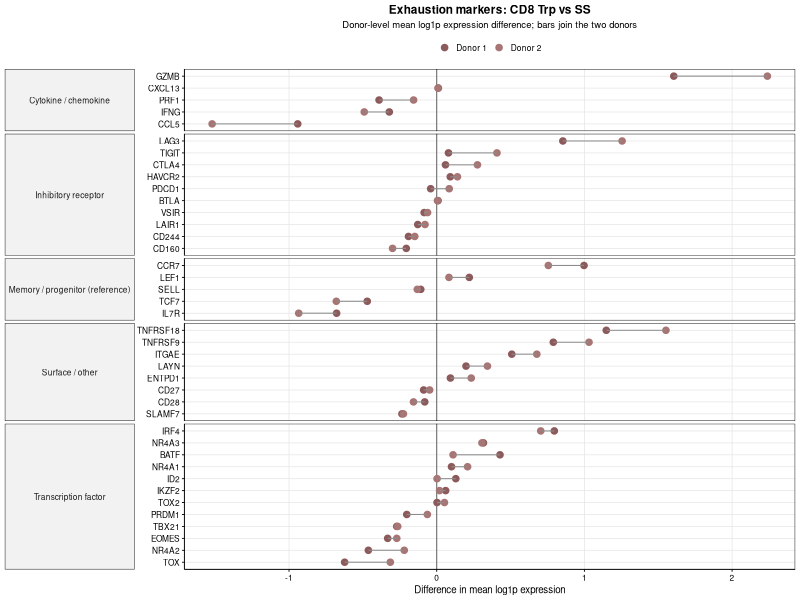
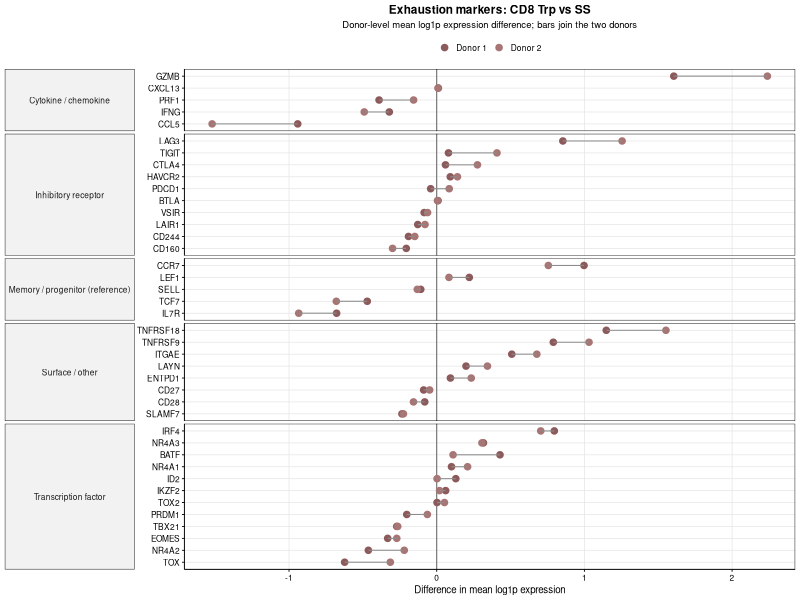
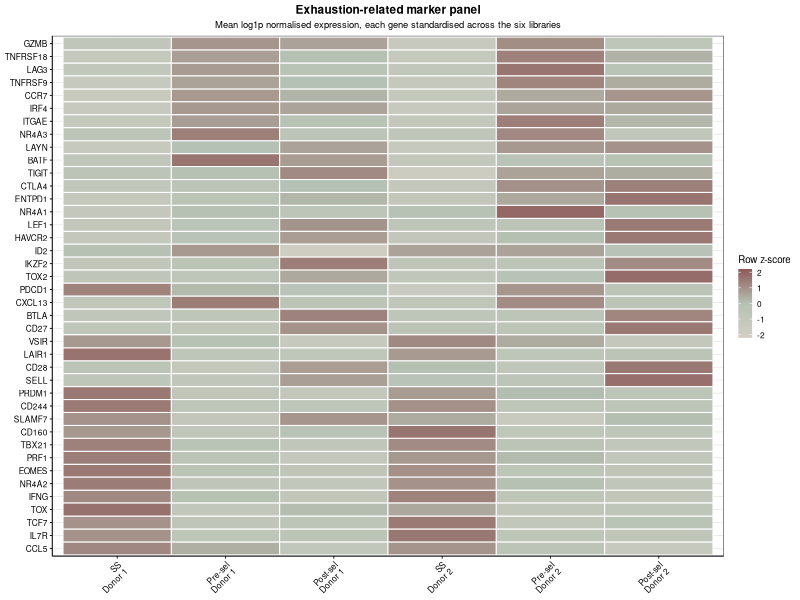
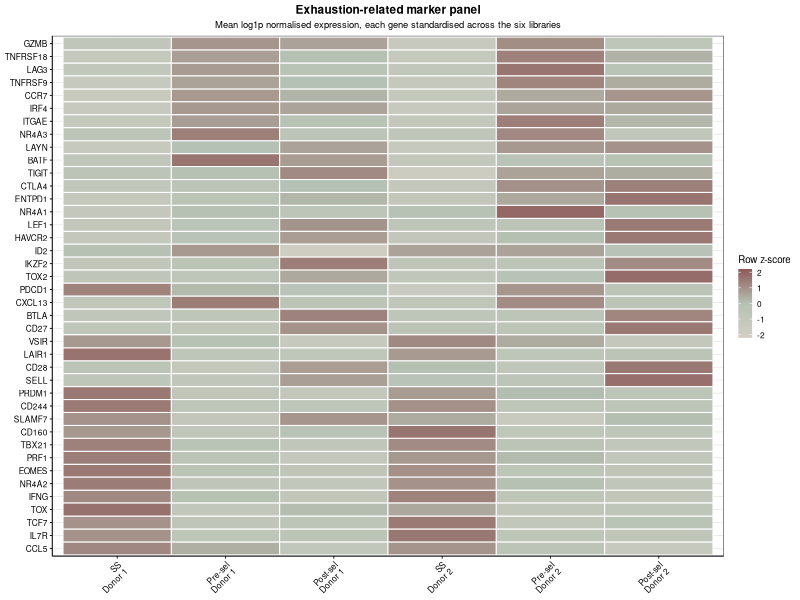
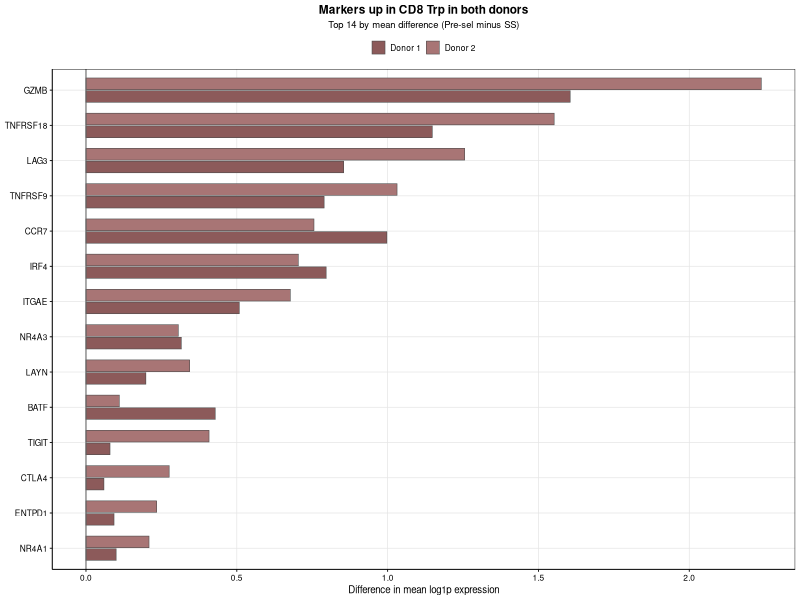
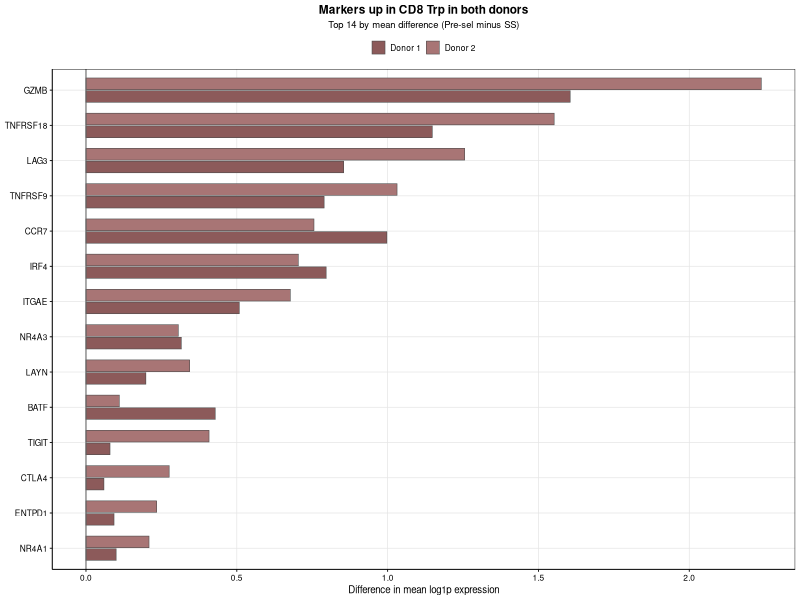

The R script that drew these images, in order:




suppressPackageStartupMessages({library(ggplot2); library(dplyr); library(tidyr); library(readr)})
setwd("DATA_ROOT")
OUT <- "figures/exhaustion"
group_colors <- c("E-DP"="#C8956B", "E-Trp"="#B05A5A", "H-Trp"="#6B8E9B")
sample_colors <- c("E-CD8DP-1"="#C8956B","E-CD8DP-2"="#D9AE8A","E-CD8Trp-1"="#B05A5A",
                   "E-CD8Trp-2"="#C27A7A","H-CD8Trp-1"="#6B8E9B","H-CD8Trp-2"="#8BA6B2")
RAMP <- c("#D4CFC5","#B5C1B4","#8C5A5A")
SAMP <- c("H-CD8Trp-1","E-CD8Trp-1","E-CD8DP-1","H-CD8Trp-2","E-CD8Trp-2","E-CD8DP-2")
theme_pub <- theme_minimal(base_size=7) +
  theme(plot.title=element_text(size=8.5,face="bold",hjust=.5,margin=margin(b=3)),
        plot.subtitle=element_text(size=6.8,hjust=.5),
        axis.title=element_text(size=7), axis.text=element_text(size=6,color="black"),
        axis.line=element_line(linewidth=.3,color="black"),
        axis.ticks=element_line(linewidth=.3,color="black"),
        legend.title=element_text(size=7), legend.text=element_text(size=6),
        legend.key.size=unit(.35,"cm"),
        panel.grid.major=element_line(linewidth=.25,color="grey90"), panel.grid.minor=element_blank(),
        panel.border=element_rect(linewidth=.3,fill=NA,color="black"))
theme_set(theme_pub)
save_panel <- function(p,name,w=5.0,h=4.4){ cairo_pdf(file.path(OUT,paste0(name,".pdf")),width=w,height=h); print(p); dev.off()
  ggsave(file.path(OUT,paste0(name,".png")),p,width=w,height=h,dpi=600); cat("  :",name,"\n") }

agg <- read_csv("results/exhaustion_marker_panel_donor_delta.csv", show_col_types=FALSE)
long <- read_csv("results/exhaustion_marker_panel_donor_expression.csv", show_col_types=FALSE)


dd <- agg %>% select(gene, category, d1, d2, mean_delta, up_both, down_both) %>%
  pivot_longer(c(d1,d2), names_to="donor", values_to="delta") %>%
  mutate(donor = recode(donor, d1="Donor 1", d2="Donor 2"),
         gene = factor(gene, levels = agg$gene[order(agg$mean_delta)]))
p <- ggplot(dd, aes(delta, gene)) +
  geom_vline(xintercept=0, linewidth=.35, colour="grey40") +
  geom_point(aes(colour=donor), size=1.9) +
  geom_segment(data=agg %>% mutate(gene=factor(gene, levels=levels(dd$gene))),
               aes(x=d1, xend=d2, y=gene, yend=gene), colour="grey55", linewidth=.35,
               inherit.aes=FALSE) +
  scale_colour_manual(values=c("Donor 1"="#8C5A5A","Donor 2"="#A87575"), name=NULL) +
  facet_grid(category ~ ., scales="free_y", space="free_y", switch="y") +
  labs(title="Exhaustion markers: CD8 Trp vs SS",
       subtitle="Donor-level mean log1p expression difference; bars join the two donors",
       x="Difference in mean log1p expression", y=NULL) +
  theme(strip.text.y.left=element_text(size=6, angle=0), strip.placement="outside",
        strip.background=element_rect(fill="grey95", colour="black", linewidth=.3),
        legend.position="top", panel.spacing.y=unit(2,"pt"))
save_panel(p, "E1_exhaustion_marker_delta", 4.8, 6.4)


hm <- long %>%
  mutate(col = factor(paste0(recode(group, "H-Trp"="SS","E-Trp"="Pre-sel","E-DP"="Post-sel"),
                            "\n", donor),
                      levels = c("SS\nDonor 1","Pre-sel\nDonor 1","Post-sel\nDonor 1",
                                 "SS\nDonor 2","Pre-sel\nDonor 2","Post-sel\nDonor 2")),
         gene = factor(gene, levels=agg$gene[order(agg$mean_delta)]))

hm <- hm %>% group_by(gene) %>%
  mutate(z = as.numeric(scale(mean_log1p))) %>% ungroup() %>%
  mutate(z = ifelse(is.finite(z), z, 0))
p <- ggplot(hm, aes(col, gene, fill=z)) +
  geom_tile(colour="white", linewidth=.35) +
  scale_fill_gradientn(colours=RAMP, name="Row z-score",
                       limits=c(-2.2, 2.2), oob=scales::squish) +
  labs(title="Exhaustion-related marker panel",
       subtitle="Mean log1p normalised expression, each gene standardised across the six libraries",
       x=NULL, y=NULL) +
  theme(axis.text.x=element_text(angle=45,hjust=1), panel.grid=element_blank())
save_panel(p, "E2_exhaustion_marker_heatmap", 4.0, 6.2)


top14 <- agg %>% filter(up_both) %>% arrange(desc(mean_delta)) %>% slice_head(n=14)
up <- top14 %>% select(gene, category, d1, d2) %>%
  pivot_longer(c(d1,d2), names_to="donor", values_to="delta") %>%
  mutate(donor = recode(donor, d1="Donor 1", d2="Donor 2"),
         gene   = factor(gene, levels = rev(top14$gene)))
p <- ggplot(up, aes(delta, gene, fill=donor)) +
  geom_col(position=position_dodge(width=.72), width=.66, colour="grey30", linewidth=.2) +
  geom_vline(xintercept=0, linewidth=.35, colour="grey40") +
  scale_fill_manual(values=c("Donor 1"="#8C5A5A","Donor 2"="#A87575"), name=NULL) +
  labs(title="Markers up in CD8 Trp in both donors",
       subtitle="Top 14 by mean difference (Pre-sel minus SS)", x="Difference in mean log1p expression", y=NULL) +
  theme(legend.position="top")
save_panel(p, "E3_upregulated_markers", 4.6, 3.4)
cat("\n\n")
